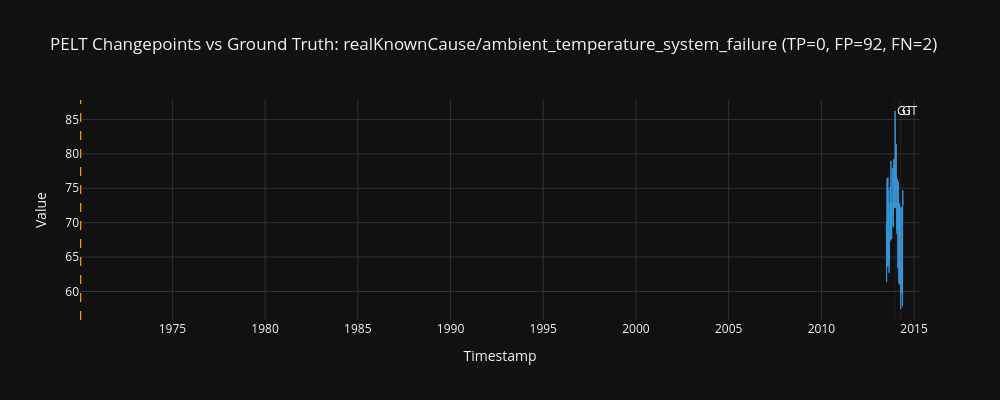

Notebook code for this chart:
### Code cell
# Visualize changepoints on the demo series
demo_cp = changepoint_results[demo_name]

fig = go.Figure()
fig.add_trace(go.Scatter(
    x=demo_df['timestamp'], y=demo_df['value'],
    mode='lines', name='Value', line=dict(color=C_NORMAL, width=1),
))

# Ground truth windows
for ws, we in demo_windows:
    fig.add_vrect(
        x0=pd.Timestamp(ws, unit='s'), x1=pd.Timestamp(we, unit='s'),
        fillcolor=C_ANOMALY, opacity=0.15, line_width=0,
        annotation_text='GT', annotation_position='top left',
    )

# Changepoints
for cp_ts, sev in zip(demo_cp['timestamps'], demo_cp['severities']):
    cp_dt = pd.Timestamp(cp_ts, unit='s')
    fig.add_vline(
        x=cp_dt, line_dash='dash', line_color=C_DETECTED, line_width=1,
    )

fig.update_layout(
    title=f'PELT Changepoints vs Ground Truth: {demo_name} '
          f'(TP={demo_cp["tp"]}, FP={demo_cp["fp"]}, FN={demo_cp["fn"]})',
    xaxis_title='Timestamp', yaxis_title='Value',
    width=1000, height=400, template='plotly_dark',
)
fig.show()

### Figure 1 — Plotly figure (JSON) as saved in the notebook; plotly's stock layout.template omitted (floating-point values rounded to 4 significant figures; data arrays with more than 128 entries replaced by an {"elided": "..."} marker saying what was removed)
{"data": [{"line": {"color": "#3498db", "width": 1}, "mode": "lines", "name": "Value", "type": "scatter", "x": {"elided": "7267 str values"}, "y": {"elided": "7267 float values"}}], "layout": {"annotations": [{"showarrow": false, "text": "GT", "x": "2013-12-15T07:00:00", "xanchor": "left", "xref": "x", "y": 1, "yanchor": "top", "yref": "y domain"}, {"showarrow": false, "text": "GT", "x": "2014-03-29T15:00:00", "xanchor": "left", "xref": "x", "y": 1, "yanchor": "top", "yref": "y domain"}], "height": 400, "shapes": [{"fillcolor": "#e74c3c", "line": {"width": 0}, "opacity": 0.15, "type": "rect", "x0": "2013-12-15T07:00:00", "x1": "2013-12-30T09:00:00", "xref": "x", "y0": 0, "y1": 1, "yref": "y domain"}, {"fillcolor": "#e74c3c", "line": {"width": 0}, "opacity": 0.15, "type": "rect", "x0": "2014-03-29T15:00:00", "x1": "2014-04-20T22:00:00", "xref": "x", "y0": 0, "y1": 1, "yref": "y domain"}, {"line": {"color": "#f39c12", "dash": "dash", "width": 1}, "type": "line", "x0": "1970-01-16T21:25:30", "x1": "1970-01-16T21:25:30", "xref": "x", "y0": 0, "y1": 1, "yref": "y domain"}, {"line": {"color": "#f39c12", "dash": "dash", "width": 1}, "type": "line", "x0": "1970-01-16T21:26:45", "x1": "1970-01-16T21:26:45", "xref": "x", "y0": 0, "y1": 1, "yref": "y domain"}, {"line": {"color": "#f39c12", "dash": "dash", "width": 1}, "type": "line", "x0": "1970-01-16T21:28:19", "x1": "1970-01-16T21:28:19", "xref": "x", "y0": 0, "y1": 1, "yref": "y domain"}, {"line": {"color": "#f39c12", "dash": "dash", "width": 1}, "type": "line", "x0": "1970-01-16T21:28:58", "x1": "1970-01-16T21:28:58", "xref": "x", "y0": 0, "y1": 1, "yref": "y domain"}, {"line": {"color": "#f39c12", "dash": "dash", "width": 1}, "type": "line", "x0": "1970-01-16T21:36:28", "x1": "1970-01-16T21:36:28", "xref": "x", "y0": 0, "y1": 1, "yref": "y domain"}, {"line": {"color": "#f39c12", "dash": "dash", "width": 1}, "type": "line", "x0": "1970-01-16T21:38:24", "x1": "1970-01-16T21:38:24", "xref": "x", "y0": 0, "y1": 1, "yref": "y domain"}, {"line": {"color": "#f39c12", "dash": "dash", "width": 1}, "type": "line", "x0": "1970-01-16T21:39:00", "x1": "1970-01-16T21:39:00", "xref": "x", "y0": 0, "y1": 1, "yref": "y domain"}, {"line": {"color": "#f39c12", "dash": "dash", "width": 1}, "type": "line", "x0": "1970-01-16T21:43:08", "x1": "1970-01-16T21:43:08", "xref": "x", "y0": 0, "y1": 1, "yref": "y domain"}, {"line": {"color": "#f39c12", "dash": "dash", "width": 1}, "type": "line", "x0": "1970-01-16T21:45:46", "x1": "1970-01-16T21:45:46", "xref": "x", "y0": 0, "y1": 1, "yref": "y domain"}, {"line": {"color": "#f39c12", "dash": "dash", "width": 1}, "type": "line", "x0": "1970-01-16T21:46:48", "x1": "1970-01-16T21:46:48", "xref": "x", "y0": 0, "y1": 1, "yref": "y domain"}, {"line": {"color": "#f39c12", "dash": "dash", "width": 1}, "type": "line", "x0": "1970-01-16T21:48:43", "x1": "1970-01-16T21:48:43", "xref": "x", "y0": 0, "y1": 1, "yref": "y domain"}, {"line": {"color": "#f39c12", "dash": "dash", "width": 1}, "type": "line", "x0": "1970-01-16T21:51:57", "x1": "1970-01-16T21:51:57", "xref": "x", "y0": 0, "y1": 1, "yref": "y domain"}, {"line": {"color": "#f39c12", "dash": "dash", "width": 1}, "type": "line", "x0": "1970-01-16T21:58:44", "x1": "1970-01-16T21:58:44", "xref": "x", "y0": 0, "y1": 1, "yref": "y domain"}, {"line": {"color": "#f39c12", "dash": "dash", "width": 1}, "type": "line", "x0": "1970-01-16T22:05:49", "x1": "1970-01-16T22:05:49", "xref": "x", "y0": 0, "y1": 1, "yref": "y domain"}, {"line": {"color": "#f39c12", "dash": "dash", "width": 1}, "type": "line", "x0": "1970-01-16T22:07:04", "x1": "1970-01-16T22:07:04", "xref": "x", "y0": 0, "y1": 1, "yref": "y domain"}, {"line": {"color": "#f39c12", "dash": "dash", "width": 1}, "type": "line", "x0": "1970-01-16T22:09:03", "x1": "1970-01-16T22:09:03", "xref": "x", "y0": 0, "y1": 1, "yref": "y domain"}, {"line": {"color": "#f39c12", "dash": "dash", "width": 1}, "type": "line", "x0": "1970-01-16T22:16:15", "x1": "1970-01-16T22:16:15", "xref": "x", "y0": 0, "y1": 1, "yref": "y domain"}, {"line": {"color": "#f39c12", "dash": "dash", "width": 1}, "type": "line", "x0": "1970-01-16T22:20:16", "x1": "1970-01-16T22:20:16", "xref": "x", "y0": 0, "y1": 1, "yref": "y domain"}, {"line": {"color": "#f39c12", "dash": "dash", "width": 1}, "type": "line", "x0": "1970-01-16T22:22:15", "x1": "1970-01-16T22:22:15", "xref": "x", "y0": 0, "y1": 1, "yref": "y domain"}, {"line": {"color": "#f39c12", "dash": "dash", "width": 1}, "type": "line", "x0": "1970-01-16T22:26:34", "x1": "1970-01-16T22:26:34", "xref": "x", "y0": 0, "y1": 1, "yref": "y domain"}, {"line": {"color": "#f39c12", "dash": "dash", "width": 1}, "type": "line", "x0": "1970-01-16T22:29:06", "x1": "1970-01-16T22:29:06", "xref": "x", "y0": 0, "y1": 1, "yref": "y domain"}, {"line": {"color": "#f39c12", "dash": "dash", "width": 1}, "type": "line", "x0": "1970-01-16T22:36:18", "x1": "1970-01-16T22:36:18", "xref": "x", "y0": 0, "y1": 1, "yref": "y domain"}, {"line": {"color": "#f39c12", "dash": "dash", "width": 1}, "type": "line", "x0": "1970-01-16T22:39:18", "x1": "1970-01-16T22:39:18", "xref": "x", "y0": 0, "y1": 1, "yref": "y domain"}, {"line": {"color": "#f39c12", "dash": "dash", "width": 1}, "type": "line", "x0": "1970-01-16T22:51:21", "x1": "1970-01-16T22:51:21", "xref": "x", "y0": 0, "y1": 1, "yref": "y domain"}, {"line": {"color": "#f39c12", "dash": "dash", "width": 1}, "type": "line", "x0": "1970-01-16T22:57:32", "x1": "1970-01-16T22:57:32", "xref": "x", "y0": 0, "y1": 1, "yref": "y domain"}, {"line": {"color": "#f39c12", "dash": "dash", "width": 1}, "type": "line", "x0": "1970-01-16T23:09:07", "x1": "1970-01-16T23:09:07", "xref": "x", "y0": 0, "y1": 1, "yref": "y domain"}, {"line": {"color": "#f39c12", "dash": "dash", "width": 1}, "type": "line", "x0": "1970-01-16T23:13:15", "x1": "1970-01-16T23:13:15", "xref": "x", "y0": 0, "y1": 1, "yref": "y domain"}, {"line": {"color": "#f39c12", "dash": "dash", "width": 1}, "type": "line", "x0": "1970-01-16T23:19:12", "x1": "1970-01-16T23:19:12", "xref": "x", "y0": 0, "y1": 1, "yref": "y domain"}, {"line": {"color": "#f39c12", "dash": "dash", "width": 1}, "type": "line", "x0": "1970-01-16T23:22:55", "x1": "1970-01-16T23:22:55", "xref": "x", "y0": 0, "y1": 1, "yref": "y domain"}, {"line": {"color": "#f39c12", "dash": "dash", "width": 1}, "type": "line", "x0": "1970-01-16T23:40:12", "x1": "1970-01-16T23:40:12", "xref": "x", "y0": 0, "y1": 1, "yref": "y domain"}, {"line": {"color": "#f39c12", "dash": "dash", "width": 1}, "type": "line", "x0": "1970-01-17T00:13:01", "x1": "1970-01-17T00:13:01", "xref": "x", "y0": 0, "y1": 1, "yref": "y domain"}, {"line": {"color": "#f39c12", "dash": "dash", "width": 1}, "type": "line", "x0": "1970-01-17T00:25:51", "x1": "1970-01-17T00:25:51", "xref": "x", "y0": 0, "y1": 1, "yref": "y domain"}, {"line": {"color": "#f39c12", "dash": "dash", "width": 1}, "type": "line", "x0": "1970-01-17T00:36:43", "x1": "1970-01-17T00:36:43", "xref": "x", "y0": 0, "y1": 1, "yref": "y domain"}, {"line": {"color": "#f39c12", "dash": "dash", "width": 1}, "type": "line", "x0": "1970-01-17T00:41:31", "x1": "1970-01-17T00:41:31", "xref": "x", "y0": 0, "y1": 1, "yref": "y domain"}, {"line": {"color": "#f39c12", "dash": "dash", "width": 1}, "type": "line", "x0": "1970-01-17T00:52:12", "x1": "1970-01-17T00:52:12", "xref": "x", "y0": 0, "y1": 1, "yref": "y domain"}, {"line": {"color": "#f39c12", "dash": "dash", "width": 1}, "type": "line", "x0": "1970-01-17T00:58:51", "x1": "1970-01-17T00:58:51", "xref": "x", "y0": 0, "y1": 1, "yref": "y domain"}, {"line": {"color": "#f39c12", "dash": "dash", "width": 1}, "type": "line", "x0": "1970-01-17T01:09:32", "x1": "1970-01-17T01:09:32", "xref": "x", "y0": 0, "y1": 1, "yref": "y domain"}, {"line": {"color": "#f39c12", "dash": "dash", "width": 1}, "type": "line", "x0": "1970-01-17T01:17:34", "x1": "1970-01-17T01:17:34", "xref": "x", "y0": 0, "y1": 1, "yref": "y domain"}, {"line": {"color": "#f39c12", "dash": "dash", "width": 1}, "type": "line", "x0": "1970-01-17T01:27:28", "x1": "1970-01-17T01:27:28", "xref": "x", "y0": 0, "y1": 1, "yref": "y domain"}, {"line": {"color": "#f39c12", "dash": "dash", "width": 1}, "type": "line", "x0": "1970-01-17T01:28:22", "x1": "1970-01-17T01:28:22", "xref": "x", "y0": 0, "y1": 1, "yref": "y domain"}, {"line": {"color": "#f39c12", "dash": "dash", "width": 1}, "type": "line", "x0": "1970-01-17T01:30:36", "x1": "1970-01-17T01:30:36", "xref": "x", "y0": 0, "y1": 1, "yref": "y domain"}, {"line": {"color": "#f39c12", "dash": "dash", "width": 1}, "type": "line", "x0": "1970-01-17T01:33:36", "x1": "1970-01-17T01:33:36", "xref": "x", "y0": 0, "y1": 1, "yref": "y domain"}, {"line": {"color": "#f39c12", "dash": "dash", "width": 1}, "type": "line", "x0": "1970-01-17T01:45:39", "x1": "1970-01-17T01:45:39", "xref": "x", "y0": 0, "y1": 1, "yref": "y domain"}, {"line": {"color": "#f39c12", "dash": "dash", "width": 1}, "type": "line", "x0": "1970-01-17T01:58:30", "x1": "1970-01-17T01:58:30", "xref": "x", "y0": 0, "y1": 1, "yref": "y domain"}, {"line": {"color": "#f39c12", "dash": "dash", "width": 1}, "type": "line", "x0": "1970-01-17T02:02:49", "x1": "1970-01-17T02:02:49", "xref": "x", "y0": 0, "y1": 1, "yref": "y domain"}, {"line": {"color": "#f39c12", "dash": "dash", "width": 1}, "type": "line", "x0": "1970-01-17T02:17:24", "x1": "1970-01-17T02:17:24", "xref": "x", "y0": 0, "y1": 1, "yref": "y domain"}, {"line": {"color": "#f39c12", "dash": "dash", "width": 1}, "type": "line", "x0": "1970-01-17T02:30:57", "x1": "1970-01-17T02:30:57", "xref": "x", "y0": 0, "y1": 1, "yref": "y domain"}, {"line": {"color": "#f39c12", "dash": "dash", "width": 1}, "type": "line", "x0": "1970-01-17T02:48:03", "x1": "1970-01-17T02:48:03", "xref": "x", "y0": 0, "y1": 1, "yref": "y domain"}, {"line": {"color": "#f39c12", "dash": "dash", "width": 1}, "type": "line", "x0": "1970-01-17T02:49:01", "x1": "1970-01-17T02:49:01", "xref": "x", "y0": 0, "y1": 1, "yref": "y domain"}, {"line": {"color": "#f39c12", "dash": "dash", "width": 1}, "type": "line", "x0": "1970-01-17T02:50:56", "x1": "1970-01-17T02:50:56", "xref": "x", "y0": 0, "y1": 1, "yref": "y domain"}, {"line": {"color": "#f39c12", "dash": "dash", "width": 1}, "type": "line", "x0": "1970-01-17T02:51:36", "x1": "1970-01-17T02:51:36", "xref": "x", "y0": 0, "y1": 1, "yref": "y domain"}, {"line": {"color": "#f39c12", "dash": "dash", "width": 1}, "type": "line", "x0": "1970-01-17T03:01:04", "x1": "1970-01-17T03:01:04", "xref": "x", "y0": 0, "y1": 1, "yref": "y domain"}, {"line": {"color": "#f39c12", "dash": "dash", "width": 1}, "type": "line", "x0": "1970-01-17T03:07:48", "x1": "1970-01-17T03:07:48", "xref": "x", "y0": 0, "y1": 1, "yref": "y domain"}, {"line": {"color": "#f39c12", "dash": "dash", "width": 1}, "type": "line", "x0": "1970-01-17T03:15:39", "x1": "1970-01-17T03:15:39", "xref": "x", "y0": 0, "y1": 1, "yref": "y domain"}, {"line": {"color": "#f39c12", "dash": "dash", "width": 1}, "type": "line", "x0": "1970-01-17T03:19:26", "x1": "1970-01-17T03:19:26", "xref": "x", "y0": 0, "y1": 1, "yref": "y domain"}, {"line": {"color": "#f39c12", "dash": "dash", "width": 1}, "type": "line", "x0": "1970-01-17T03:21:07", "x1": "1970-01-17T03:21:07", "xref": "x", "y0": 0, "y1": 1, "yref": "y domain"}, {"line": {"color": "#f39c12", "dash": "dash", "width": 1}, "type": "line", "x0": "1970-01-17T03:21:46", "x1": "1970-01-17T03:21:46", "xref": "x", "y0": 0, "y1": 1, "yref": "y domain"}, {"line": {"color": "#f39c12", "dash": "dash", "width": 1}, "type": "line", "x0": "1970-01-17T03:29:20", "x1": "1970-01-17T03:29:20", "xref": "x", "y0": 0, "y1": 1, "yref": "y domain"}, {"line": {"color": "#f39c12", "dash": "dash", "width": 1}, "type": "line", "x0": "1970-01-17T03:31:08", "x1": "1970-01-17T03:31:08", "xref": "x", "y0": 0, "y1": 1, "yref": "y domain"}, {"line": {"color": "#f39c12", "dash": "dash", "width": 1}, "type": "line", "x0": "1970-01-17T03:31:48", "x1": "1970-01-17T03:31:48", "xref": "x", "y0": 0, "y1": 1, "yref": "y domain"}, {"line": {"color": "#f39c12", "dash": "dash", "width": 1}, "type": "line", "x0": "1970-01-17T03:38:31", "x1": "1970-01-17T03:38:31", "xref": "x", "y0": 0, "y1": 1, "yref": "y domain"}, {"line": {"color": "#f39c12", "dash": "dash", "width": 1}, "type": "line", "x0": "1970-01-17T03:42:25", "x1": "1970-01-17T03:42:25", "xref": "x", "y0": 0, "y1": 1, "yref": "y domain"}, {"line": {"color": "#f39c12", "dash": "dash", "width": 1}, "type": "line", "x0": "1970-01-17T03:48:46", "x1": "1970-01-17T03:48:46", "xref": "x", "y0": 0, "y1": 1, "yref": "y domain"}, {"line": {"color": "#f39c12", "dash": "dash", "width": 1}, "type": "line", "x0": "1970-01-17T03:51:39", "x1": "1970-01-17T03:51:39", "xref": "x", "y0": 0, "y1": 1, "yref": "y domain"}, {"line": {"color": "#f39c12", "dash": "dash", "width": 1}, "type": "line", "x0": "1970-01-17T04:08:24", "x1": "1970-01-17T04:08:24", "xref": "x", "y0": 0, "y1": 1, "yref": "y domain"}, {"line": {"color": "#f39c12", "dash": "dash", "width": 1}, "type": "line", "x0": "1970-01-17T04:09:21", "x1": "1970-01-17T04:09:21", "xref": "x", "y0": 0, "y1": 1, "yref": "y domain"}, {"line": {"color": "#f39c12", "dash": "dash", "width": 1}, "type": "line", "x0": "1970-01-17T04:11:27", "x1": "1970-01-17T04:11:27", "xref": "x", "y0": 0, "y1": 1, "yref": "y domain"}, {"line": {"color": "#f39c12", "dash": "dash", "width": 1}, "type": "line", "x0": "1970-01-17T04:12:07", "x1": "1970-01-17T04:12:07", "xref": "x", "y0": 0, "y1": 1, "yref": "y domain"}, {"line": {"color": "#f39c12", "dash": "dash", "width": 1}, "type": "line", "x0": "1970-01-17T04:18:36", "x1": "1970-01-17T04:18:36", "xref": "x", "y0": 0, "y1": 1, "yref": "y domain"}, {"line": {"color": "#f39c12", "dash": "dash", "width": 1}, "type": "line", "x0": "1970-01-17T04:19:58", "x1": "1970-01-17T04:19:58", "xref": "x", "y0": 0, "y1": 1, "yref": "y domain"}, {"line": {"color": "#f39c12", "dash": "dash", "width": 1}, "type": "line", "x0": "1970-01-17T04:21:32", "x1": "1970-01-17T04:21:32", "xref": "x", "y0": 0, "y1": 1, "yref": "y domain"}, {"line": {"color": "#f39c12", "dash": "dash", "width": 1}, "type": "line", "x0": "1970-01-17T04:22:12", "x1": "1970-01-17T04:22:12", "xref": "x", "y0": 0, "y1": 1, "yref": "y domain"}, {"line": {"color": "#f39c12", "dash": "dash", "width": 1}, "type": "line", "x0": "1970-01-17T04:28:48", "x1": "1970-01-17T04:28:48", "xref": "x", "y0": 0, "y1": 1, "yref": "y domain"}, {"line": {"color": "#f39c12", "dash": "dash", "width": 1}, "type": "line", "x0": "1970-01-17T04:39:43", "x1": "1970-01-17T04:39:43", "xref": "x", "y0": 0, "y1": 1, "yref": "y domain"}, {"line": {"color": "#f39c12", "dash": "dash", "width": 1}, "type": "line", "x0": "1970-01-17T04:42:00", "x1": "1970-01-17T04:42:00", "xref": "x", "y0": 0, "y1": 1, "yref": "y domain"}, {"line": {"color": "#f39c12", "dash": "dash", "width": 1}, "type": "line", "x0": "1970-01-17T04:44:56", "x1": "1970-01-17T04:44:56", "xref": "x", "y0": 0, "y1": 1, "yref": "y domain"}, {"line": {"color": "#f39c12", "dash": "dash", "width": 1}, "type": "line", "x0": "1970-01-17T04:49:30", "x1": "1970-01-17T04:49:30", "xref": "x", "y0": 0, "y1": 1, "yref": "y domain"}, {"line": {"color": "#f39c12", "dash": "dash", "width": 1}, "type": "line", "x0": "1970-01-17T04:51:43", "x1": "1970-01-17T04:51:43", "xref": "x", "y0": 0, "y1": 1, "yref": "y domain"}, {"line": {"color": "#f39c12", "dash": "dash", "width": 1}, "type": "line", "x0": "1970-01-17T04:52:26", "x1": "1970-01-17T04:52:26", "xref": "x", "y0": 0, "y1": 1, "yref": "y domain"}, {"line": {"color": "#f39c12", "dash": "dash", "width": 1}, "type": "line", "x0": "1970-01-17T04:59:02", "x1": "1970-01-17T04:59:02", "xref": "x", "y0": 0, "y1": 1, "yref": "y domain"}, {"line": {"color": "#f39c12", "dash": "dash", "width": 1}, "type": "line", "x0": "1970-01-17T05:00:07", "x1": "1970-01-17T05:00:07", "xref": "x", "y0": 0, "y1": 1, "yref": "y domain"}, {"line": {"color": "#f39c12", "dash": "dash", "width": 1}, "type": "line", "x0": "1970-01-17T05:01:44", "x1": "1970-01-17T05:01:44", "xref": "x", "y0": 0, "y1": 1, "yref": "y domain"}, {"line": {"color": "#f39c12", "dash": "dash", "width": 1}, "type": "line", "x0": "1970-01-17T05:02:16", "x1": "1970-01-17T05:02:16", "xref": "x", "y0": 0, "y1": 1, "yref": "y domain"}, {"line": {"color": "#f39c12", "dash": "dash", "width": 1}, "type": "line", "x0": "1970-01-17T05:02:42", "x1": "1970-01-17T05:02:42", "xref": "x", "y0": 0, "y1": 1, "yref": "y domain"}, {"line": {"color": "#f39c12", "dash": "dash", "width": 1}, "type": "line", "x0": "1970-01-17T05:03:18", "x1": "1970-01-17T05:03:18", "xref": "x", "y0": 0, "y1": 1, "yref": "y domain"}, {"line": {"color": "#f39c12", "dash": "dash", "width": 1}, "type": "line", "x0": "1970-01-17T05:03:57", "x1": "1970-01-17T05:03:57", "xref": "x", "y0": 0, "y1": 1, "yref": "y domain"}, {"line": {"color": "#f39c12", "dash": "dash", "width": 1}, "type": "line", "x0": "1970-01-17T05:04:40", "x1": "1970-01-17T05:04:40", "xref": "x", "y0": 0, "y1": 1, "yref": "y domain"}, {"line": {"color": "#f39c12", "dash": "dash", "width": 1}, "type": "line", "x0": "1970-01-17T05:05:16", "x1": "1970-01-17T05:05:16", "xref": "x", "y0": 0, "y1": 1, "yref": "y domain"}, {"line": {"color": "#f39c12", "dash": "dash", "width": 1}, "type": "line", "x0": "1970-01-17T05:08:38", "x1": "1970-01-17T05:08:38", "xref": "x", "y0": 0, "y1": 1, "yref": "y domain"}, {"line": {"color": "#f39c12", "dash": "dash", "width": 1}, "type": "line", "x0": "1970-01-17T05:09:18", "x1": "1970-01-17T05:09:18", "xref": "x", "y0": 0, "y1": 1, "yref": "y domain"}, {"line": {"color": "#f39c12", "dash": "dash", "width": 1}, "type": "line", "x0": "1970-01-17T05:11:52", "x1": "1970-01-17T05:11:52", "xref": "x", "y0": 0, "y1": 1, "yref": "y domain"}, {"line": {"color": "#f39c12", "dash": "dash", "width": 1}, "type": "line", "x0": "1970-01-17T05:12:28", "x1": "1970-01-17T05:12:28", "xref": "x", "y0": 0, "y1": 1, "yref": "y domain"}], "title": {"text": "PELT Changepoints vs Ground Truth: realKnownCause/ambient_temperature_system_failure (TP=0, FP=92, FN=2)"}, "width": 1000, "xaxis": {"title": {"text": "Timestamp"}}, "yaxis": {"title": {"text": "Value"}}}}
